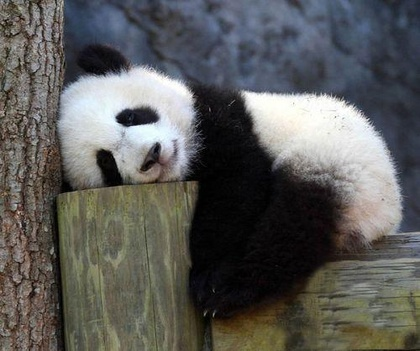
%> input picture COMP4421/Assignment/Assignment 2/Assignment2/panda.jpg, 420 x 351 px, shrunk from 500 x 418 before the run
$ octave --eval "segment_panda;"   (GNU Octave 9; MATLAB toolbox functions it lacks are replaced by stand-ins)
%> lines starting %> are read from the running program, lines starting %| are printed output that depends on the picture; in (x1, y1, x2, y2) boxes, pixels count from 0 and x2, y2 are one past the last pixel; in counts of white or black regions, pixels touching at a corner belong together; the program's own positions count from 1
### COMP4421/Assignment/Assignment 2/Assignment2/ggg.m
% GGG plots the histogram against the mixture of four Gaussian distributions.
% The parameter param consists of the parameters of the mixture model in the
% following order:
%
%   1) Weight of the first Gaussina distribution.
%   2) Mean of the first Gaussina distribution.
%   3) Standard deviation of the first Gaussina distribution.
%   4) Weight of the second Gaussina distribution.
%   5) Mean of the second Gaussina distribution.
%   6) Standard deviation of the second Gaussina distribution.
%   7) Weight of the third Gaussina distribution.
%   8) Mean of the third Gaussina distribution.
%   9) Standard deviation of the third Gaussina distribution.
%  10) Weight of the fourth Gaussina distribution.
%  11) Mean of the fourth Gaussina distribution.
%  12) Standard deviation of the fourth Gaussina distribution.
%
function ggg(param, histogram)

P = param;

weightG = zeros(4,1);
muG = zeros(4,1);
sigmaG = zeros(4,1);
weightG(1) = P(1);
muG(1) = P(2);
sigmaG(1) = P(3);
weightG(2) = P(4);
muG(2) = P(5);
sigmaG(2) = P(6);
weightG(3) = P(7);
muG(3) = P(8);
sigmaG(3) = P(9);
weightG(4) = P(10);
muG(4) = P(11);
sigmaG(4) = P(12);

H = histogram;
X = [1:size(H,2)];
plot(X,H);
base = sum(H);

funcG = zeros(4,size(H,2));
for i = [1:4]
    funcG(i,:) = 1/(sqrt(2*pi)*sigmaG(i)).*exp(-((X-muG(i)).^2)/(2*sigmaG(i)^2));
end

ax1 = gca;
line(X,(weightG(1)*funcG(1,:)+weightG(2)*funcG(2,:)+weightG(3)*funcG(3,:)+weightG(4)*funcG(4,:))*base,'Color','g','Parent',ax1);
line(X,(weightG(1)*funcG(1,:))*base,'Color','r','Parent',ax1);
line(X,(weightG(2)*funcG(2,:))*base,'Color','r','Parent',ax1);
line(X,(weightG(3)*funcG(3,:))*base,'Color','r','Parent',ax1);
line(X,(weightG(4)*funcG(4,:))*base,'Color','r','Parent',ax1);
axis tight;

return;

### COMP4421/Assignment/Assignment 2/Assignment2/segment_panda.m
% SEGMENT_PANDA contains the implementation of the main routine for Assignment 2.
% This routine reads a image, which contains four intensity classes.
% The routine employs the Expectation-maximization method to estimate the parameters
% of the four intensity classes with a mixture of four Gaussian distributions, and
% segment the image with minimum error thresholds.
%
function segment_panda()

% Define convergence threshold.
threshold = 0.01;

% Read the panda image and convert the color image into grayscale image.
Im = imread('panda.jpg');
%> Im is the input picture: size 351x420x3 uint8; mean R, G, B 91.6, 91.4, 89.3
Im = rgb2gray(Im);
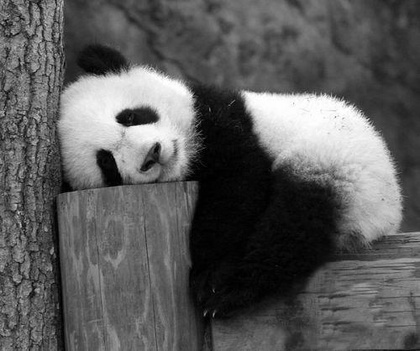
%> Im: size 351x420 uint8; min 0, max 255, mean 91.2
% Build a histgoram of the image, it is for the sake of
% parameter estimations and visualization.
Hist = imhist(Im,256)';
%> Hist = 256 values, max 1894 at index 6, min 56 at index 256, mean 575.9

%
% The Expectation-maximization algorithm.
%

% Initialize the paramters.
Weight = zeros(4,1);
Mu = zeros(4,1);
Sigma = zeros(4,1);
Weight(1) = 0.35;
Weight(2) = 0.25;
Weight(3) = 0.25;
Weight(4) = 0.15;
Mu(1) = 5.0;
Mu(2) = 60.0;
Mu(3) = 90.0;
Mu(4) = 230.0;
Sigma(1) = 1.0;
Sigma(2) = 10.0;
Sigma(3) = 10.0;
Sigma(4) = 20.0;

N = size(Im, 1) * size(Im, 2);
%> N = 147420
Ppost = zeros(4, 256);   % P(j|Zn)
Pzn = zeros(256);        % P(Zn)
temp = 0.0;
MuUp = 0.0;
MuDown = 0.0;
SigmaUp = 0.0;
SigmaDown = 0.0;
WeightUp = 0.0;


itn = 1;
while(1)

    %%%%%%%%%%%%%%%%%%%%%%%%%%%%%%%%%%%%%%%%%%%%%%%%%%%%%%%%%%%%%%%%%%%%%
	% TODO_1: Estimate the expected posterior probabilities.
	% frirst calculate P(Zn)

    for i = 1 : 256  % we are sure that intensity is from 1 to 256
        temp = 0;
        for j = 1 : 4
            temp = temp + normpdf(double(i), Mu(j), Sigma(j)) * Weight(j);
        end
        Pzn(i) = temp;
    end

    % second calculate Ppost
    for i = 1 : 4
        for j = 1 : 256
            Ppost(i, j) = normpdf(double(j), Mu(i), Sigma(i)) * Weight(i) / Pzn(j);
        end
    end


	%%%%%%%%%%%%%%%%%%%%%%%%%%%%%%%%%%%%%%%%%%%%%%%%%%%%%%%%%%%%%%%%%%%%%


	% Allocate spaces for the parameters estimated.
	NewWeight = zeros(4,1);
	NewMu = zeros(4,1);
	NewSigma = zeros(4,1);

	%%%%%%%%%%%%%%%%%%%%%%%%%%%%%%%%%%%%%%%%%%%%%%%%%%%%%%%%%%%%%%%%%%%%%
	% TODO_2: Estimate the parameters.

    for i = 1 : 4
        MuUp = 0.0;
        MuDown = 0.0;
        SigmaUp = 0.0;
        SigmaDown = 0.0;
        WeightUp = 0.0;
        for j = 1 : 256
           MuUp = MuUp + Ppost(i, j) * double(j) * double(Hist(j)) ;
           MuDown = MuDown + Ppost(i, j) * double(Hist(j));
        end
        NewMu(i) = double(MuUp) / double(MuDown);
        for j = 1 : 256
           SigmaUp = SigmaUp + Ppost(i, j) * ((double(j) - NewMu(i)) ^ 2) * double(Hist(j));
           SigmaDown = SigmaDown + Ppost(i, j) * double(Hist(j));
        end
        NewSigma(i) = sqrt( double(SigmaUp) / double(SigmaDown) );
        for j = 1 : 256
            WeightUp = WeightUp + double(Ppost(i, j)) * double(Hist(j));
        end
        NewWeight(i) = double(WeightUp) / N;
    end

    %%%%%%%%%%%%%%%%%%%%%%%%%%%%%%%%%%%%%%%%%%%%%%%%%%%%%%%%%%%%%%%%%%%%%

    % Check if convergence is reached.
	DiffWeight = abs(NewWeight-Weight)./Weight;
	DiffMu = abs(NewMu-Mu)./Mu;
	DiffSigma = abs(NewSigma-Sigma)./Sigma;

	if (max(DiffWeight) < threshold) & (max(DiffMu) < threshold) & (max(DiffSigma) < threshold)
        break;
	end

	% Update the parameters.
	Weight = NewWeight;
	Mu = NewMu;
	Sigma = NewSigma;

    disp(['Iteration #' num2str(itn)]);
    disp([' Weight: ' num2str(Weight(1)) ' ' num2str(Weight(2)) ' ' num2str(Weight(3)) ' ' num2str(Weight(4))]);
    disp([' Mu: ' num2str(Mu(1)) ' ' num2str(Mu(2)) ' ' num2str(Mu(3)) ' ' num2str(Mu(4))]);
    disp([' Sigma: ' num2str(Sigma(1)) ' ' num2str(Sigma(2)) ' ' num2str(Sigma(3)) ' ' num2str(Sigma(4))]);
    itn = itn + 1;

end
%> this loop made 14 passes
%> (DiffWeight, DiffMu, DiffSigma, Weight, Mu, Sigma) on passes 1 to 3: ([0.73; 0.238; 0.722; 0.104], [0.263; 0.198; 0.112; 0.116], [1.42; 1.09; 0.603; 0.738], [0.0945; 0.31; 0.43; 0.166], [6.31; 48.1; 100.1; 203.3], [2.42; 20.88; 16.03; 34.76]), ([0.0371; 0.013; 0.00312; 0.00506], [0.0966; 0.031; 0.00607; 0.00137], [0.168; 0.0805; 0.103; 0.0293], [0.098; 0.306; 0.432; 0.165], [6.92; 49.59; 99.49; 203.1], [2.83; 22.56; 17.68; 35.78]), ([0.0762; 0.0299; 0.00899; 0.0134], [0.068; 0.0326; 0.00413; 0.00342], [0.111; 0.0253; 0.0568; 0.006], [0.105; 0.296; 0.436; 0.163], [7.39; 51.2; 99.08; 203.8], [3.15; 23.13; 18.69; 35.56])
%> (DiffWeight, DiffMu, DiffSigma) on pass 14: ([0.00377; 0.00445; 0.00308; 0.00539], [0.00307; 0.00282; 0.000142; 0.00156], [0.00597; 0.00067; 0.00815; 0.00929])
%> (printed output is left out)
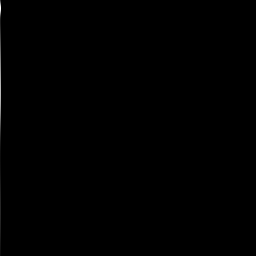
%> Pzn: size 256x256 double; min 0, max 0.0129, mean 1.5e-05; drawn with min black and max white
%> after the loop, NewMu = [8.87; 57.86; 98.74; 211.4]; NewSigma = [4.38; 22.68; 22.55; 29.53]; NewWeight = [0.136; 0.257; 0.462; 0.144]; Ppost = 256 columns, first 8: [0.925 0.942 0.953 0.961 0.965 0.967 0.968 0.967; 0.0748 0.0577 0.0465 0.0393 0.0348 0.0324 0.0317 0.0325; 0.00022 0.000185 0.000162 0.000149 0.000144 0.000146 0.000155 0.000173; 1.2e-11 1.05e-11 9.61e-12 9.23e-12 9.3e-12 9.85e-12 1.1e-11 1.28e-11]; itn = 14

%%%%%%%%%%%%%%%%%%%%%%%%%%%%%%%%%%%%%%%%%%%%%%%%%%%%%%%%%%%%%%%%%%%%%%%%%
% TODO_3(a): Compute minimum error threshold between the first and the second
% Gaussian distributions.
%
FirstThreshold = InterSect(Mu(1), Sigma(1), Mu(2), Sigma(2), Weight(1), Weight(2));
%> in InterSect, `x0 = [mu1, mu2];`: x0 = [8.85 57.7]
%> in InterSect, `intersect = fzero(@(x) weight1 * normpdf(x, mu1, sigma1) - weight2 * n..`: intersect = 18.58
%> FirstThreshold = 18.58

% TODO_3(b): Compute minimum error threshold between the second and the third
% Gaussian distributions.
%
SecondThreshold = InterSect(Mu(2), Sigma(2), Mu(3), Sigma(3), Weight(2), Weight(3));
%> SecondThreshold = 71.08

% TODO_3(c): Compute minimum error threshold between the third and the fourth
% Gaussian distributions.
%
ThirdThreshold = InterSect(Mu(3), Sigma(3), Mu(4), Sigma(4), Weight(3), Weight(4));
%> ThirdThreshold = 155.3

%%%%%%%%%%%%%%%%%%%%%%%%%%%%%%%%%%%%%%%%%%%%%%%%%%%%%%%%%%%%%%%%%%%%%%%%%
% Show the segmentation results.
figure;
subplot(2,3,1);imshow(Im);title('Panda');
subplot(2,3,3);imshow(Im<=FirstThreshold);title('First Intensity Class');
%> after `imshow(Im<=FirstThreshold)`:
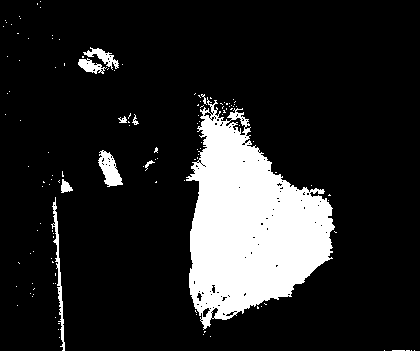
%> displayed picture: size 351x420 logical; 14.7% white; 129 white regions (119 under 20 px), largest, box (x1, y1, x2, y2) and area: (186, 97, 335, 330) 19672, (98, 150, 123, 187) 500, (51, 197, 65, 351) 476
subplot(2,3,4);imshow(Im>FirstThreshold & Im<SecondThreshold);title('Second Intensity Class');
%> after `imshow(Im>FirstThreshold & Im<SecondThreshold)`:
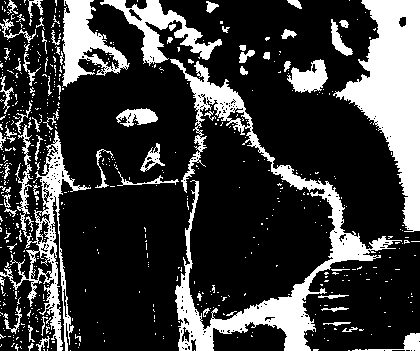
%> displayed picture: size 351x420 logical; 23.7% white; 586 white regions (516 under 20 px), largest, box (x1, y1, x2, y2) and area: (170, 59, 402, 351) 9665, (333, 0, 420, 232) 9341, (0, 124, 91, 351) 3968
subplot(2,3,5);imshow(Im>SecondThreshold & Im<ThirdThreshold);title('Third Intensity Class');
%> after `imshow(Im>SecondThreshold & Im<ThirdThreshold)`:
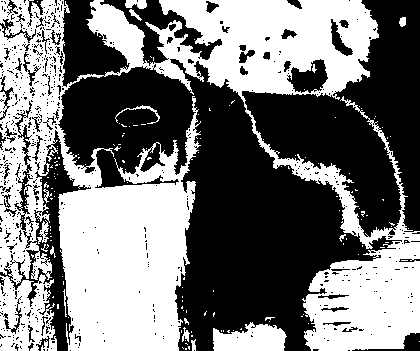
%> displayed picture: size 351x420 logical; 47.5% white; 160 white regions (146 under 20 px), largest, box (x1, y1, x2, y2) and area: (0, 0, 420, 351) 64301, (0, 274, 57, 351) 2951, (213, 322, 287, 351) 1592
subplot(2,3,6);imshow(Im>=ThirdThreshold);title('Fourth Intensity Class');
%> after `imshow(Im>=ThirdThreshold)`:
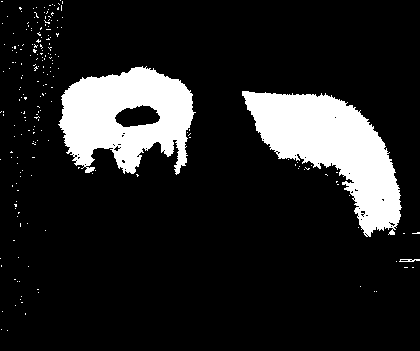
%> displayed picture: size 351x420 logical; 14.1% white; 208 white regions (205 under 20 px), largest, box (x1, y1, x2, y2) and area: (242, 91, 402, 237) 10791, (58, 66, 196, 175) 9578, (399, 259, 420, 262) 43
Params = zeros(12,1);
Params(1) = Weight(1);
Params(2) = Mu(1);
Params(3) = Sigma(1);
Params(4) = Weight(2);
Params(5) = Mu(2);
Params(6) = Sigma(2);
Params(7) = Weight(3);
Params(8) = Mu(3);
Params(9) = Sigma(3);
Params(10) = Weight(4);
Params(11) = Mu(4);
Params(12) = Sigma(4);
subplot(2,3,2);ggg(Params,Hist);
%> in ggg, `P = param;`: P = [0.136; 8.85; 4.36; 0.258; 57.7; 22.66; 0.461; 98.76; 22.37; 0.145; 211.1; 29.81]
%> in ggg, `H = histogram;`: H has the same summary as Hist in segment_panda
%> in ggg, `base = sum(H);`: base = 147420
%> after the loop in ggg, `for i = [1:4]`: funcG = 256 columns, first 8: [0.0181 0.0266 0.0372 0.0493 0.062 0.074 0.0837 0.0899; 0.00077 0.000859 0.000956 0.00106 0.00118 0.0013 0.00144 0.00159; 1.27e-06 1.54e-06 1.87e-06 2.26e-06 2.73e-06 3.29e-06 3.96e-06 4.75e-06; 2.19e-13 2.78e-13 3.51e-13 4.44e-13 5.6e-13 7.05e-13 8.88e-13 1.12e-12]
%> `segment_panda;`:
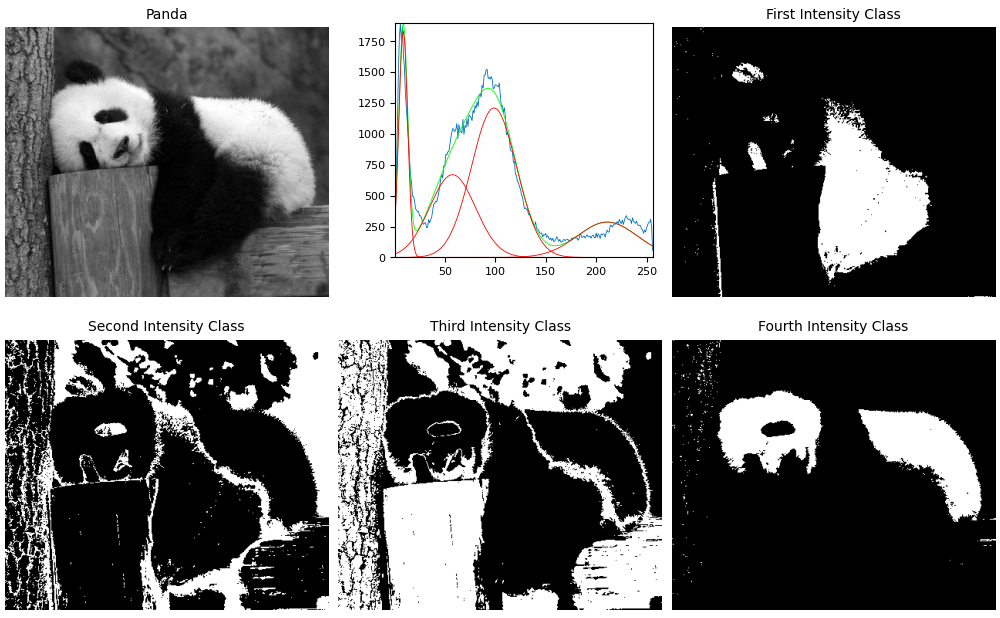
%> figure redrawn from the program's plot data, 6 panels

end

function intersect = InterSect(mu1, sigma1, mu2, sigma2, weight1, weight2)

x0 = [mu1, mu2];
intersect = fzero(@(x) weight1 * normpdf(x, mu1, sigma1) - weight2 * normpdf(x, mu2, sigma2), x0);

end
